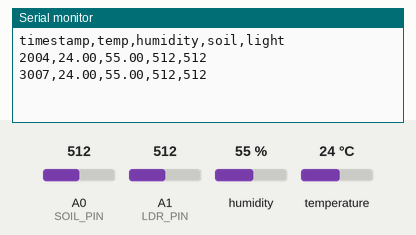
Simulated run of this sketch. Board: Arduino Uno, built with avr-gcc and run on an emulated ATmega328P. Parts: the last lines printed to the serial monitor. The test bench sets the inputs (shaded band); at power-on: humidity 55 %, A0 (SOIL_PIN) = 512, A1 (LDR_PIN) = 512, temperature 24 °C.

Above: at 3.2 s.
3.3 s: humidity set to 22 %
At 4.6 s:
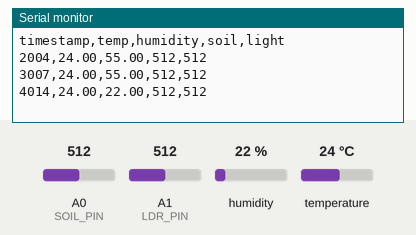
4.8 s: A0 (SOIL_PIN) set to 716
At 5.8 s:
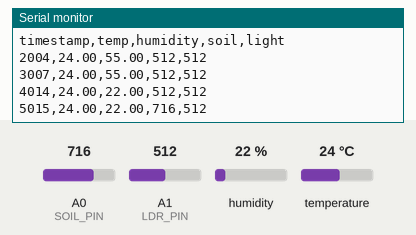
6.3 s: A1 (LDR_PIN) set to 716
At 7.6 s:
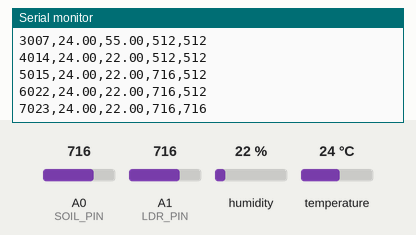
7.8 s: temperature set to 12 °C
At 8.7 s:
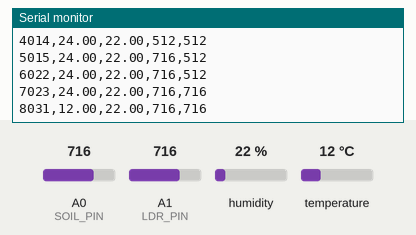
9.3 s: A0 (SOIL_PIN) set to 992
At 10.6 s:
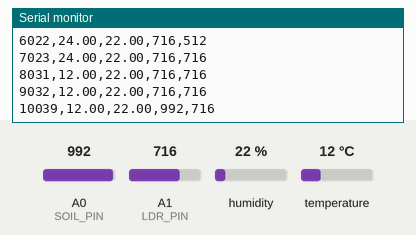
10.8 s: A1 (LDR_PIN) set to 992
At 11.4 s:
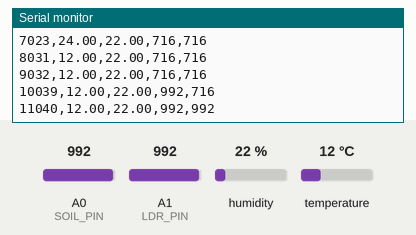
Timing chart, 0 to 13.3 s (numbered marks = the images above; inputs shaded):
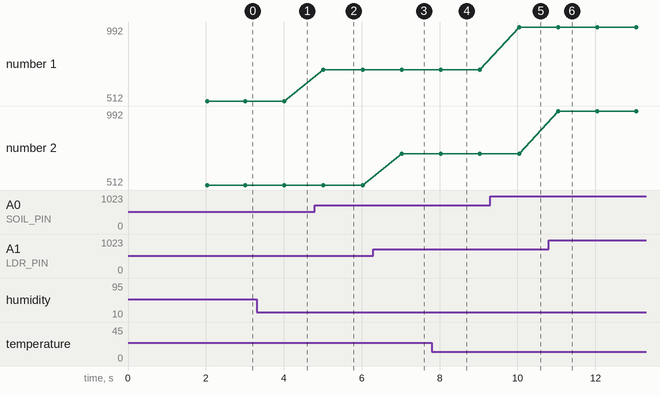

Measured:
- after the input at 3.3 s, the serial monitor: prints a new line after 0.71 s (image 1)
- after the input at 4.8 s, the serial monitor: prints a new line after 0.22 s (image 2)
- after the input at 6.3 s, the serial monitor: prints a new line after 0.72 s (image 3)
- after the input at 7.8 s, the serial monitor: prints a new line after 0.23 s (image 4)
- after the input at 9.3 s, the serial monitor: prints a new line after 0.74 s (image 5)
- after the input at 10.8 s, the serial monitor: prints a new line after 0.24 s (image 6)
- plotted number 1: 512 → 716 after the input at 4.8 s, 716 → 992 after the input at 9.3 s

The sketch:

sensor_logger.ino
```cpp
#include <DHT.h>

#define DHTPIN 2
#define DHTTYPE DHT22

#define SOIL_PIN A0
#define LDR_PIN A1

DHT dht(DHTPIN, DHTTYPE);

void setup() {
  Serial.begin(9600);
  dht.begin();

  delay(2000); // Allow DHT22 to stabilize

  Serial.println("timestamp,temp,humidity,soil,light");
}

void loop() {
  float temperature = dht.readTemperature();
  float humidity = dht.readHumidity();

  int soil = analogRead(A0);
  int light = analogRead(A1);

  if (isnan(temperature) || isnan(humidity)) {
    Serial.println("DHT Error");
  } else {
    Serial.print(millis());
    Serial.print(",");

    Serial.print(temperature);
    Serial.print(",");

    Serial.print(humidity);
    Serial.print(",");

    Serial.print(soil);
    Serial.print(",");

    Serial.println(light);
  }

  delay(1000); // Log every second
}
```
